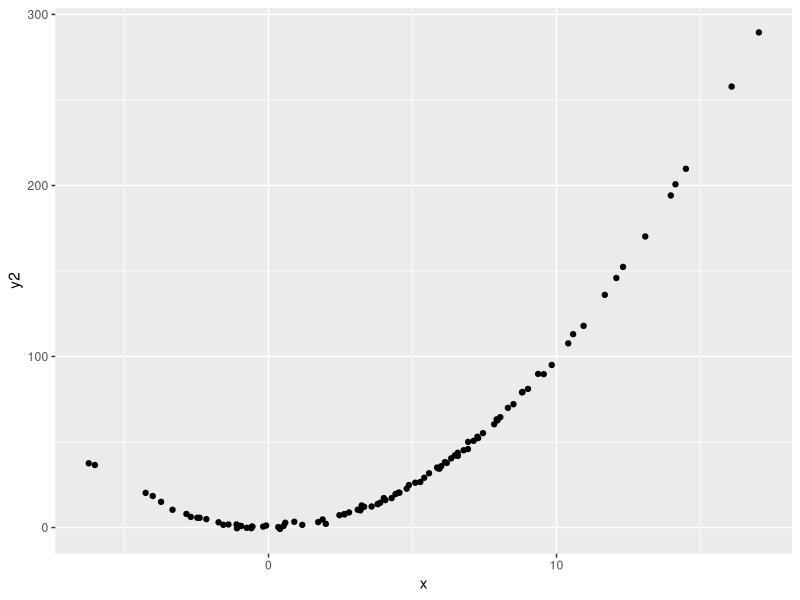

Generate this figure with R:
#合成数据集
n <- 100#数据量
x <- rnorm(n, mean = 5, sd = 5)
e <- rnorm(n, mean = 0, sd = 1)#随机扰动
y1 <- 2*x + 1 + e
y2 <- x^2 + e
y3 <- rnorm(n, mean = 5, sd = 5)

SynthesisData <- data.frame(x, y1, y2, y3)
library(ggplot2)
ggplot(SynthesisData, aes(x, y2)) + geom_point()
